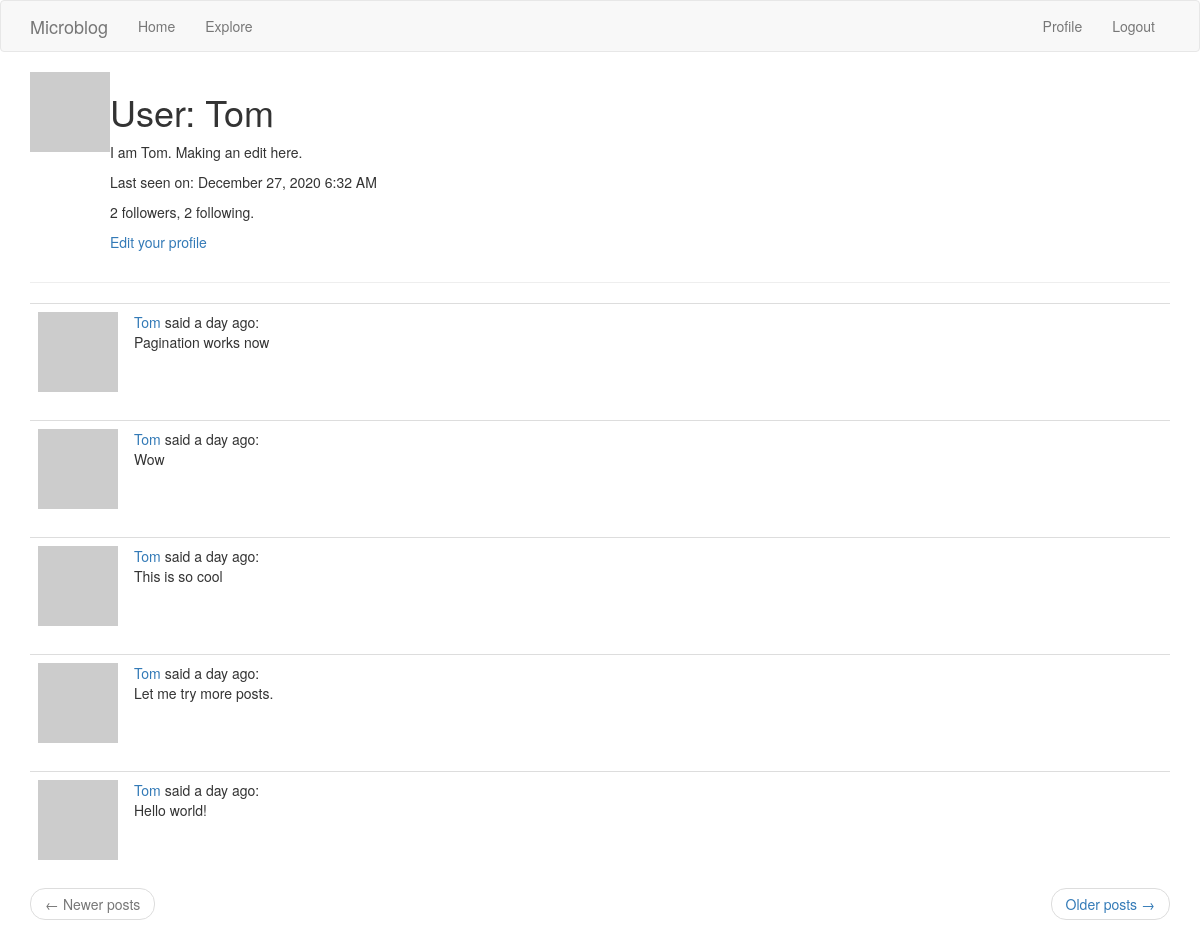
/user/Tom (signed in), run on the app's committed database.
### application/models.py (models this page shows, shortened)
class User(UserMixin, db.Model):
    id = db.Column(
        db.Integer,
        primary_key = True
    )
    username = db.Column(
        db.String(120),
        index=True,
        unique=True
    )
    email = db.Column(
        db.String(120),
        index=True,
        unique=True
    )
    password_hash = db.Column(
        db.String(128)
    )
    posts = db.relationship(
        'Post',
        backref = 'author',
        lazy = 'dynamic'
    )
    about_me = db.Column(
        db.String(140)
    )
    last_seen = db.Column(
        db.DateTime,
        default=datetime.utcnow
    )
    followed = db.relationship(
        'User',
        secondary='followers',
        primaryjoin=(
            followers.c.follower_id == id
        ),
        secondaryjoin=(
            followers.c.followed_id == id
        ),
        backref=(
            db.backref(
                'followers',
                lazy='dynamic'
            )
        ),
        lazy='dynamic'
    )
    def avatar(self, size):
        digest = md5(self.email.lower().encode('utf-8')).hexdigest()
        return 'https://www.gravatar.com/avatar/{}?d=identicon&s={}'.format(digest,size)

class Post(db.Model):
    id = db.Column(
        db.Integer,
        primary_key=True
    )
    body = db.Column(
        db.String(140)
    )
    timestamp = db.Column(
        db.DateTime,
        index=True,
        default=datetime.utcnow
    )
    user_id = db.Column(
        db.Integer,
        db.ForeignKey('user.id')
    )

### application/routes.py (the view)
@app.route('/user/<username>')
@login_required
def user(username):
    user = User.query.filter_by(username=username).first_or_404()
    page = request.args.get('page', 1, type=int)
    posts = user.posts.order_by(Post.timestamp.desc()).paginate(
        page, app.config['POSTS_PER_PAGE'], False
    )
    if posts.has_next:
        next_url = url_for('user', username=user.username, page=posts.next_num)
    else:
        next_url = None
    if posts.has_prev:
        prev_url = url_for('user', username=user.username, page=posts.prev_num)
    else:
        prev_url = None
    form = EmptyForm()
    return render_template('user.html', user=user, posts=posts.items, form=form,
        next_url=next_url,
        prev_url=prev_url
    )

### application/models.py (called while the page is built)
@login.user_loader
def load_user(id):
    return User.query.get(int(id))

### application/routes.py (called while the page is built)
@app.before_request
def before_request():
    if current_user.is_authenticated:
        current_user.last_seen = datetime.utcnow()
        db.session.commit()

### application/templates/user.html (shortened to what this page needs)
{% extends 'base.html' %}
{% block app_content %}
    <table>
        <tr valign="top">
            <td>
                <img src="{{ user.avatar(128) }}">
            </td>
            <td>
                <h1>
                    User: {{ user.username }}
                </h1>
                {% if user.about_me %}
                    <p>
                        {{ user.about_me }}
                    </p>
                {% endif %}
                {% if user.last_seen %}
                    <p>
                        Last seen on: {{ moment(user.last_seen).format('LLL') }}
                    </p>
                {% endif %}
                <p>
                    {{ user.followers.count() }} followers, {{ user.followed.count() }} following.
                </p>
                {% if user == current_user %}
                    <p>
                        <a href="{{ url_for('edit_profile') }}">Edit your profile</a>
                    </p>
                {% endif %}
            </td>
        </tr>
    </table>
    <hr>
    {% for post in posts %}
        {% include '_post.html' %}
    {% endfor %}
    {% include '_paginate.html' %}
{% endblock app_content %}

### application/templates/_post.html
<table class="table table-hover">
    <tr>
        <td width="70px">
            <a href="{{ url_for('user', username=post.author.username) }}">
                <img src="{{ post.author.avatar(70) }}">
            </a>
        </td>
        <td>
            <a href="{{ url_for('user', username=post.author.username) }}">
                {{ post.author.username }}
            </a> said {{ moment(post.timestamp).fromNow() }}: <br> {{ post.body }}
        </td>
    </tr>
</table>

### data on the page
User: username "Tom", about_me "I am Tom. Making an edit here.", last_seen "December 27, 2020 6:32 AM"
Post: author.username "Tom", timestamp "a day ago", body "Pagination works now"
Post: author.username "Tom", timestamp "a day ago", body "Wow"
Post: author.username "Tom", timestamp "a day ago", body "This is so cool"
Post: author.username "Tom", timestamp "a day ago", body "Let me try more posts."
Post: author.username "Tom", timestamp "a day ago", body "Hello world!"

### other printed values
{{ user.followers.count() }} "2"
{{ user.followed.count() }} "2"
